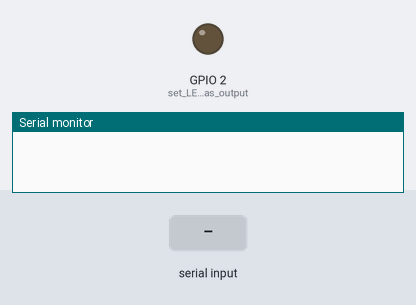
Bench run of a sketch on a simulated ESP32. On the bench: output pins drawn as LEDs (lit = HIGH), the last lines printed to the serial monitor. The inputs (shaded band) are chosen by the test bench.

Above: at 1.2 s.
1.3 s: "1" received over Serial
At 2.3 s:
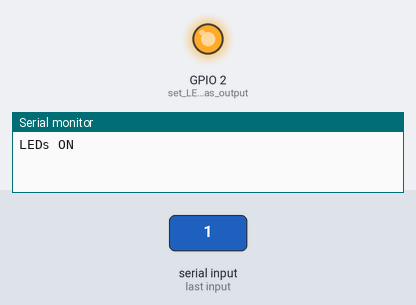
2.8 s: "0" received over Serial
At 3.4 s:
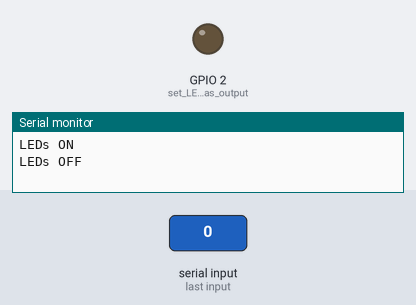
Timing chart, 0 to 5.8 s (numbered marks = the images above; inputs shaded):
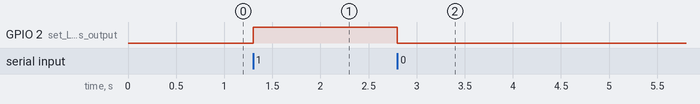

Measured:
- after the input at 1.3 s, GPIO 2 (set_LED_pin_as_output): LOW → HIGH at once
- after the input at 2.8 s, GPIO 2 (set_LED_pin_as_output): HIGH → LOW at once

The sketch:

uart-comm_-_trans.ino
```cpp
//transmitter
void setup() {
  pinMode(LED_BUILTIN, OUTPUT);      // set LED pin as output
  digitalWrite(LED_BUILTIN, LOW);    // switch off LED pin

  Serial.begin(9600);               // initialize serial communication at 9600 bits per second:
  Serial1.begin(9600);            // initialize UART with baud rate of 9600
}

void loop() {
  if (Serial.available() > 0) { // Check if data is available to read from Serial
    char receivedChar = Serial.read(); // Read the incoming byte
    if (receivedChar == '1') {
      Serial1.println('1'); // Transmit data over Serial1 to another ESP32
      digitalWrite(LED_BUILTIN, HIGH);
      Serial.println("LEDs ON");
    } else if (receivedChar == '0') {
      Serial1.println('0'); // Transmit data over Serial1 to another ESP32
      digitalWrite(LED_BUILTIN, LOW);
      Serial.println("LEDs OFF");
    }
  }
}
```
